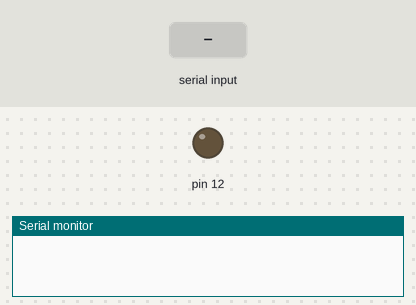
The sketch below on a simulated Arduino Uno, built with avr-gcc and run on an emulated ATmega328P. Parts: output pins drawn as LEDs (lit = HIGH), the last lines printed to the serial monitor. The test bench sets the inputs (shaded band).

Above: at 1.2 s.
1.3 s: "1" received over Serial
At 2.2 s:
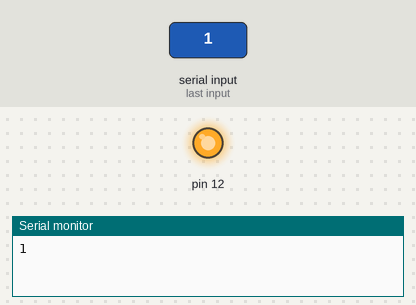
2.8 s: "0" received over Serial
At 3.3 s:
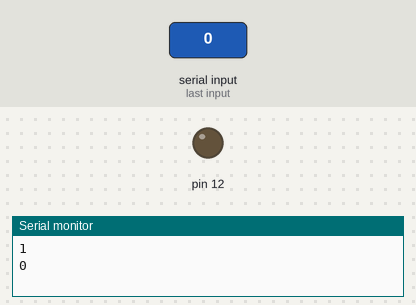
Timing chart, 0 to 5.8 s (numbered marks = the images above; inputs shaded):
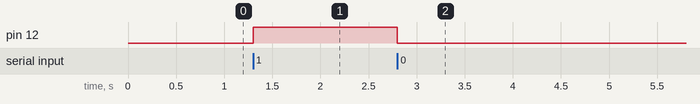

The sketch:

TASK_2.ino
```cpp
// Sketch corrected
char inputByte;

void setup() {
  Serial.begin(9600);
  pinMode(12, OUTPUT);
}

void loop() {
  if (Serial.available() > 0) {
    inputByte = Serial.read();
    Serial.println(inputByte);

    if (inputByte == '1') {
      digitalWrite(12, HIGH);    // Turn LED ON
    }
    else if (inputByte == '0') {
      digitalWrite(12, LOW);     // Turn LED OFF
    }
  }
}
```

Measured:
- after the input at 1.3 s, pin 12: LOW → HIGH at once
- after the input at 2.8 s, pin 12: HIGH → LOW at once
